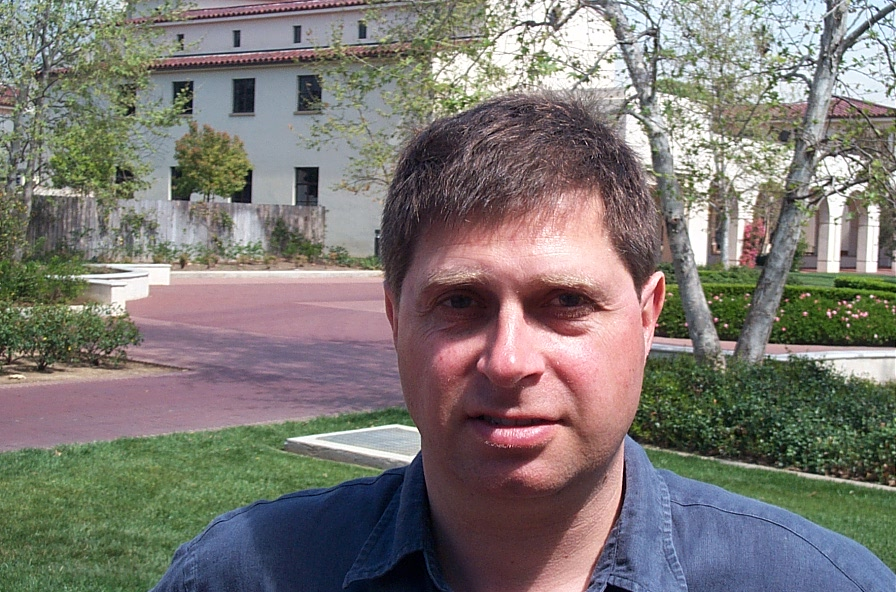
#> input picture Empirical/python/Python-Machine-Learning-Cookbook/Chapter10/faces_dataset/test/image_0021.jpg, 896 x 592 px, given in place of the camera
$ python eye_nose_detector.py
#> lines starting #> are read from the running program, lines starting #| are printed output that depends on the picture; after the words box and inside, x2 and y2 are one past the last pixel; in counts of white or black regions, pixels touching at a corner belong together
#!/usr/bin/python
import cv2
import numpy as np

# Load face, eye, and nose cascade files
face_cascade = cv2.CascadeClassifier('cascade_files/haarcascade_frontalface_alt.xml')
eye_cascade = cv2.CascadeClassifier('cascade_files/haarcascade_eye.xml')
nose_cascade = cv2.CascadeClassifier('cascade_files/haarcascade_mcs_nose.xml')

# Check if face cascade file has been loaded
if face_cascade.empty():
	raise IOError('Unable to load the face cascade classifier xml file')

# Check if eye cascade file has been loaded
if eye_cascade.empty():
	raise IOError('Unable to load the eye cascade classifier xml file')

# Check if nose cascade file has been loaded
if nose_cascade.empty():
    raise IOError('Unable to load the nose cascade classifier xml file')

# Initialize video capture object and define scaling factor
cap = cv2.VideoCapture(0)
scaling_factor = 0.5

while True:
    # Read current frame, resize it, and convert it to grayscale
    ret, frame = cap.read()
#> frame is the input picture: shape (592, 896, 3); mean B, G, R 115.2, 119.9, 124.6
    frame = cv2.resize(frame, None, fx=scaling_factor, fy=scaling_factor,
            interpolation=cv2.INTER_AREA)
#> frame: shape (296, 448, 3)
    gray = cv2.cvtColor(frame, cv2.COLOR_BGR2GRAY)
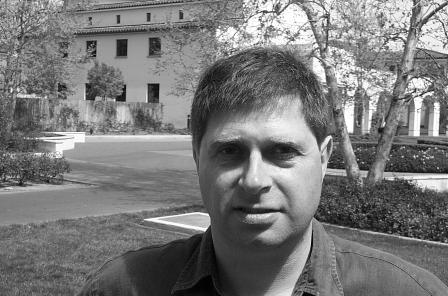
#> gray: shape (296, 448); min 1, max 255, mean 120.9

    # Run face detector on the grayscale image
    faces = face_cascade.detectMultiScale(gray, 1.3, 5)
#> faces = [[187, 100, 141, 141]]

    # Run eye and nose detectors within each face rectangle
    for (x,y,w,h) in faces:
        # Grab the current ROI in both color and grayscale images
        roi_gray = gray[y:y+h, x:x+w]
        roi_color = frame[y:y+h, x:x+w]

        # Run eye detector in the grayscale ROI
        eye_rects = eye_cascade.detectMultiScale(roi_gray)

        # Run nose detector in the grayscale ROI
        nose_rects = nose_cascade.detectMultiScale(roi_gray, 1.3, 5)

        # Draw green circles around the eyes
        for (x_eye, y_eye, w_eye, h_eye) in eye_rects:
            center = (int(x_eye + 0.5*w_eye), int(y_eye + 0.5*h_eye))
            radius = int(0.3 * (w_eye + h_eye))
            color = (0, 255, 0)
            thickness = 3
            cv2.circle(roi_color, center, radius, color, thickness)

        for (x_nose, y_nose, w_nose, h_nose) in nose_rects:
            cv2.rectangle(roi_color, (x_nose, y_nose), (x_nose+w_nose,
                y_nose+h_nose), (0,255,0), 3)
            break
#> this loop made 1 pass
#> (x, y, w, h, nose_rects) on pass 1: (187, 100, 141, 141, [[43, 65, 47, 39]])
#> pass 1, `roi_gray = gray[y:y+h, x:x+w]`:
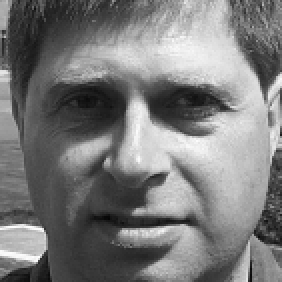
#> roi_gray: shape (141, 141) (shown 2 times larger); min 4, max 255, mean 122.4
#> pass 1, `roi_color = frame[y:y+h, x:x+w]`:
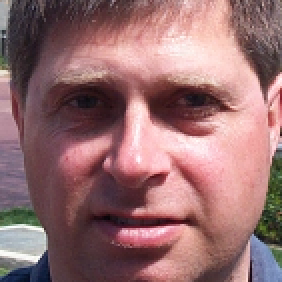
#> roi_color: shape (141, 141, 3) (shown 2 times larger); mean B, G, R 112.1, 110.3, 150.1
#> after the loop:
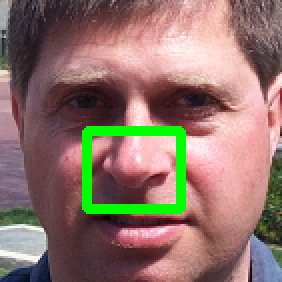
#> roi_color: shape (141, 141, 3) (shown 2 times larger); 4.27% of pixels changed, all inside (x1, y1, x2, y2) = (41, 63, 93, 107)

    # Display the image
    cv2.imshow('Eye and nose detector', frame)
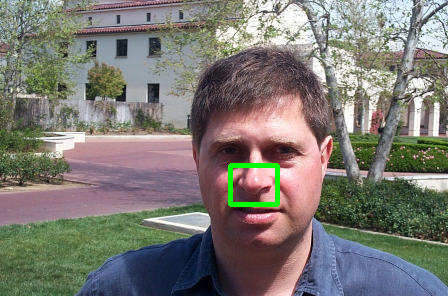
#> window 'Eye and nose detector': shape (296, 448, 3); mean B, G, R 114.5, 120.9, 123.6

    # Check if Esc key has been pressed
    c = cv2.waitKey(1)
#> (key Esc is pressed here)
    if c == 27:
        break

# Release video capture object and close all windows
cap.release()
cv2.destroyAllWindows()

$ run again, on Empirical/python/Python-Machine-Learning-Cookbook/Chapter10/faces_dataset/test/image_0040.jpg
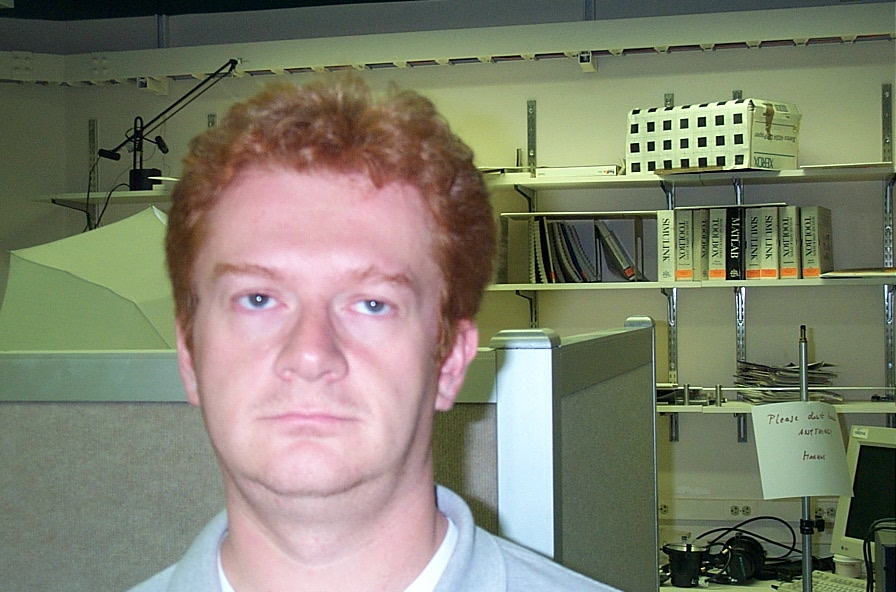
#> input picture Empirical/python/Python-Machine-Learning-Cookbook/Chapter10/faces_dataset/test/image_0040.jpg, 896 x 592 px, given in place of the camera
#> frame is the input picture: shape (592, 896, 3); mean B, G, R 110.7, 128.6, 128.1
#> frame: shape (296, 448, 3)
#> faces = [[78, 92, 154, 154]]
#> the loop `for (x,y,w,h) in faces:` made 1 pass
#> (x, y, w, h, eye_rects, nose_rects) on pass 1: (78, 92, 154, 154, [[31, 41, 35, 35], [93, 46, 30, 30]], [[56, 71, 41, 34]])
#> after the loop `for (x,y,w,h) in faces:`:
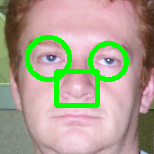
#> roi_color: shape (154, 154, 3); mean B, G, R 142.9, 161.9, 172
#> `cv2.imshow('Eye and nose detector', frame)`:
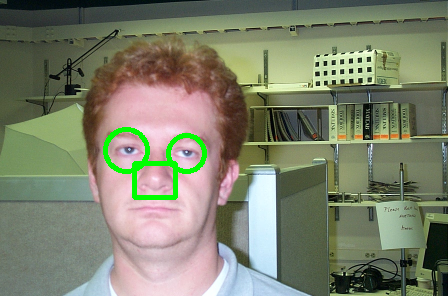
#> window 'Eye and nose detector': shape (296, 448, 3); mean B, G, R 108.2, 129.8, 125.1
